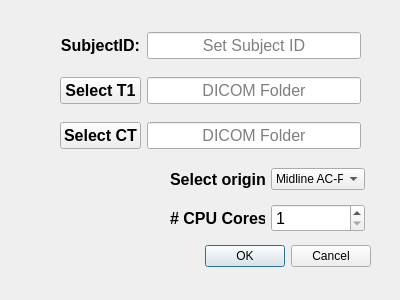
<?xml version="1.0" encoding="UTF-8"?>
<ui version="4.0">
 <class>setSubject</class>
 <widget class="QDialog" name="setSubject">
  <property name="geometry">
   <rect>
    <x>0</x>
    <y>0</y>
    <width>400</width>
    <height>300</height>
   </rect>
  </property>
  <property name="windowTitle">
   <string>Dialog</string>
  </property>
  <widget class="QDialogButtonBox" name="buttonBox">
   <property name="geometry">
    <rect>
     <x>30</x>
     <y>240</y>
     <width>341</width>
     <height>32</height>
    </rect>
   </property>
   <property name="orientation">
    <enum>Qt::Horizontal</enum>
   </property>
   <property name="standardButtons">
    <set>QDialogButtonBox::Cancel|QDialogButtonBox::Ok</set>
   </property>
  </widget>
  <widget class="QWidget" name="gridLayoutWidget">
   <property name="geometry">
    <rect>
     <x>60</x>
     <y>20</y>
     <width>301</width>
     <height>141</height>
    </rect>
   </property>
   <layout class="QGridLayout" name="gridLayout">
    <item row="2" column="0">
     <widget class="QPushButton" name="SelectCT">
      <property name="font">
       <font>
        <pointsize>12</pointsize>
        <weight>75</weight>
        <bold>true</bold>
       </font>
      </property>
      <property name="contextMenuPolicy">
       <enum>Qt::ActionsContextMenu</enum>
      </property>
      <property name="text">
       <string>Select CT</string>
      </property>
     </widget>
    </item>
    <item row="0" column="1">
     <widget class="QLineEdit" name="subjectID">
      <property name="font">
       <font>
        <pointsize>12</pointsize>
       </font>
      </property>
      <property name="alignment">
       <set>Qt::AlignCenter</set>
      </property>
      <property name="placeholderText">
       <string>Set Subject ID</string>
      </property>
     </widget>
    </item>
    <item row="1" column="0">
     <widget class="QPushButton" name="SelectT1">
      <property name="font">
       <font>
        <pointsize>12</pointsize>
        <weight>75</weight>
        <bold>true</bold>
       </font>
      </property>
      <property name="text">
       <string>Select T1</string>
      </property>
     </widget>
    </item>
    <item row="0" column="0">
     <widget class="QLabel" name="subjectIDlabel">
      <property name="font">
       <font>
        <pointsize>12</pointsize>
        <weight>75</weight>
        <bold>true</bold>
       </font>
      </property>
      <property name="text">
       <string>SubjectID:</string>
      </property>
      <property name="alignment">
       <set>Qt::AlignCenter</set>
      </property>
     </widget>
    </item>
    <item row="2" column="1">
     <widget class="QLineEdit" name="CTDicomFolder">
      <property name="font">
       <font>
        <pointsize>12</pointsize>
       </font>
      </property>
      <property name="alignment">
       <set>Qt::AlignCenter</set>
      </property>
      <property name="placeholderText">
       <string>DICOM Folder</string>
      </property>
     </widget>
    </item>
    <item row="1" column="1">
     <widget class="QLineEdit" name="T1DicomFolder">
      <property name="font">
       <font>
        <pointsize>12</pointsize>
       </font>
      </property>
      <property name="alignment">
       <set>Qt::AlignCenter</set>
      </property>
      <property name="placeholderText">
       <string>DICOM Folder</string>
      </property>
     </widget>
    </item>
   </layout>
  </widget>
  <widget class="QWidget" name="gridLayoutWidget_2">
   <property name="geometry">
    <rect>
     <x>170</x>
     <y>160</y>
     <width>195</width>
     <height>80</height>
    </rect>
   </property>
   <layout class="QGridLayout" name="gridLayout_2">
    <item row="0" column="0">
     <widget class="QLabel" name="label_2">
      <property name="font">
       <font>
        <pointsize>12</pointsize>
        <weight>75</weight>
        <bold>true</bold>
       </font>
      </property>
      <property name="text">
       <string>Select origin:</string>
      </property>
     </widget>
    </item>
    <item row="0" column="1">
     <widget class="QComboBox" name="comboBox">
      <item>
       <property name="text">
        <string>Midline AC-PC</string>
       </property>
      </item>
      <item>
       <property name="text">
        <string>Anterior Commisure</string>
       </property>
      </item>
     </widget>
    </item>
    <item row="1" column="0">
     <widget class="QLabel" name="label">
      <property name="font">
       <font>
        <pointsize>12</pointsize>
        <weight>75</weight>
        <bold>true</bold>
       </font>
      </property>
      <property name="text">
       <string># CPU Cores:</string>
      </property>
     </widget>
    </item>
    <item row="1" column="1">
     <widget class="QSpinBox" name="spinBox">
      <property name="font">
       <font>
        <pointsize>12</pointsize>
       </font>
      </property>
      <property name="cursor">
       <cursorShape>ArrowCursor</cursorShape>
      </property>
      <property name="minimum">
       <number>1</number>
      </property>
      <property name="maximum">
       <number>4</number>
      </property>
      <property name="singleStep">
       <number>3</number>
      </property>
     </widget>
    </item>
   </layout>
  </widget>
 </widget>
 <resources/>
 <connections>
  <connection>
   <sender>buttonBox</sender>
   <signal>accepted()</signal>
   <receiver>setSubject</receiver>
   <slot>accept()</slot>
   <hints>
    <hint type="sourcelabel">
     <x>248</x>
     <y>254</y>
    </hint>
    <hint type="destinationlabel">
     <x>157</x>
     <y>274</y>
    </hint>
   </hints>
  </connection>
  <connection>
   <sender>buttonBox</sender>
   <signal>rejected()</signal>
   <receiver>setSubject</receiver>
   <slot>reject()</slot>
   <hints>
    <hint type="sourcelabel">
     <x>316</x>
     <y>260</y>
    </hint>
    <hint type="destinationlabel">
     <x>286</x>
     <y>274</y>
    </hint>
   </hints>
  </connection>
 </connections>
</ui>
